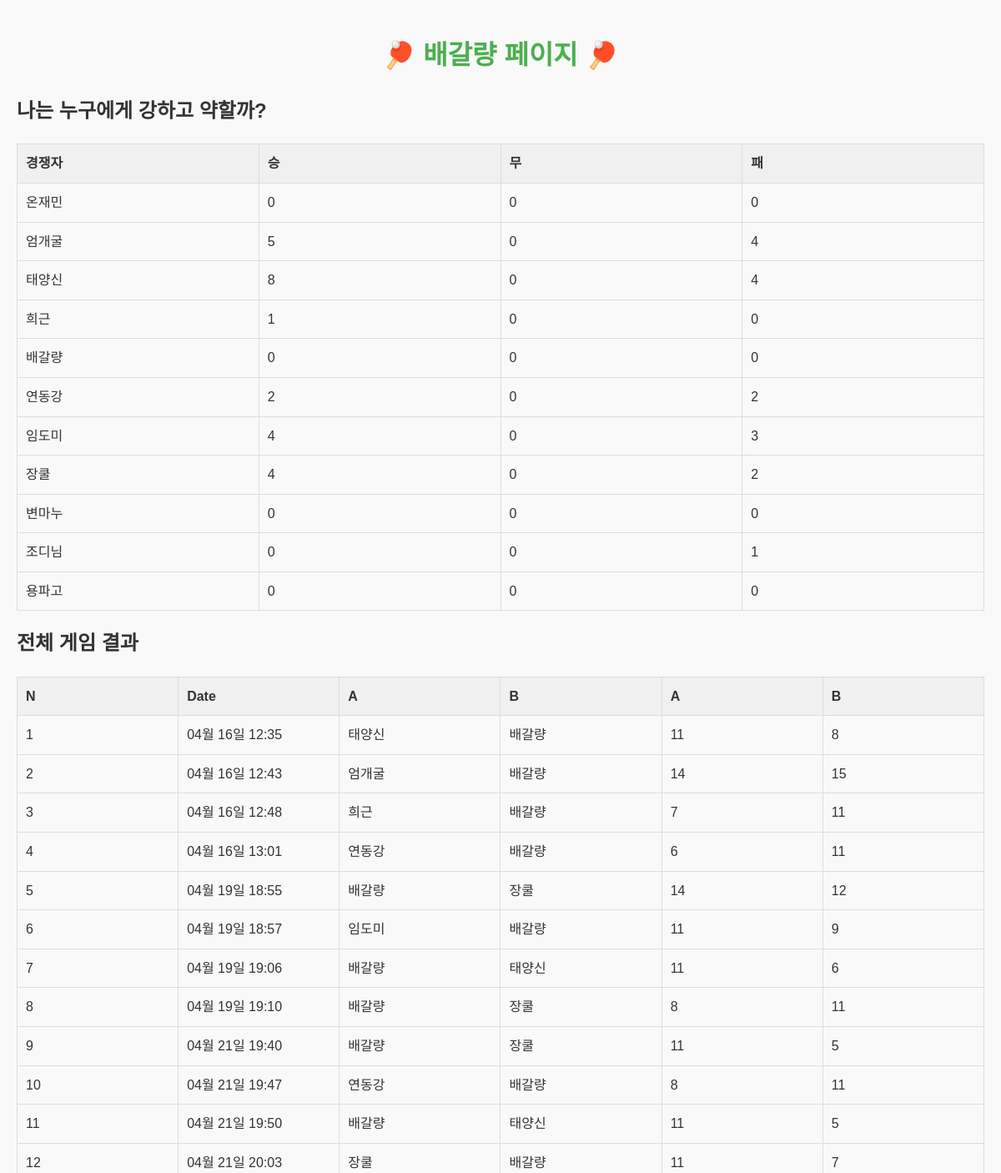
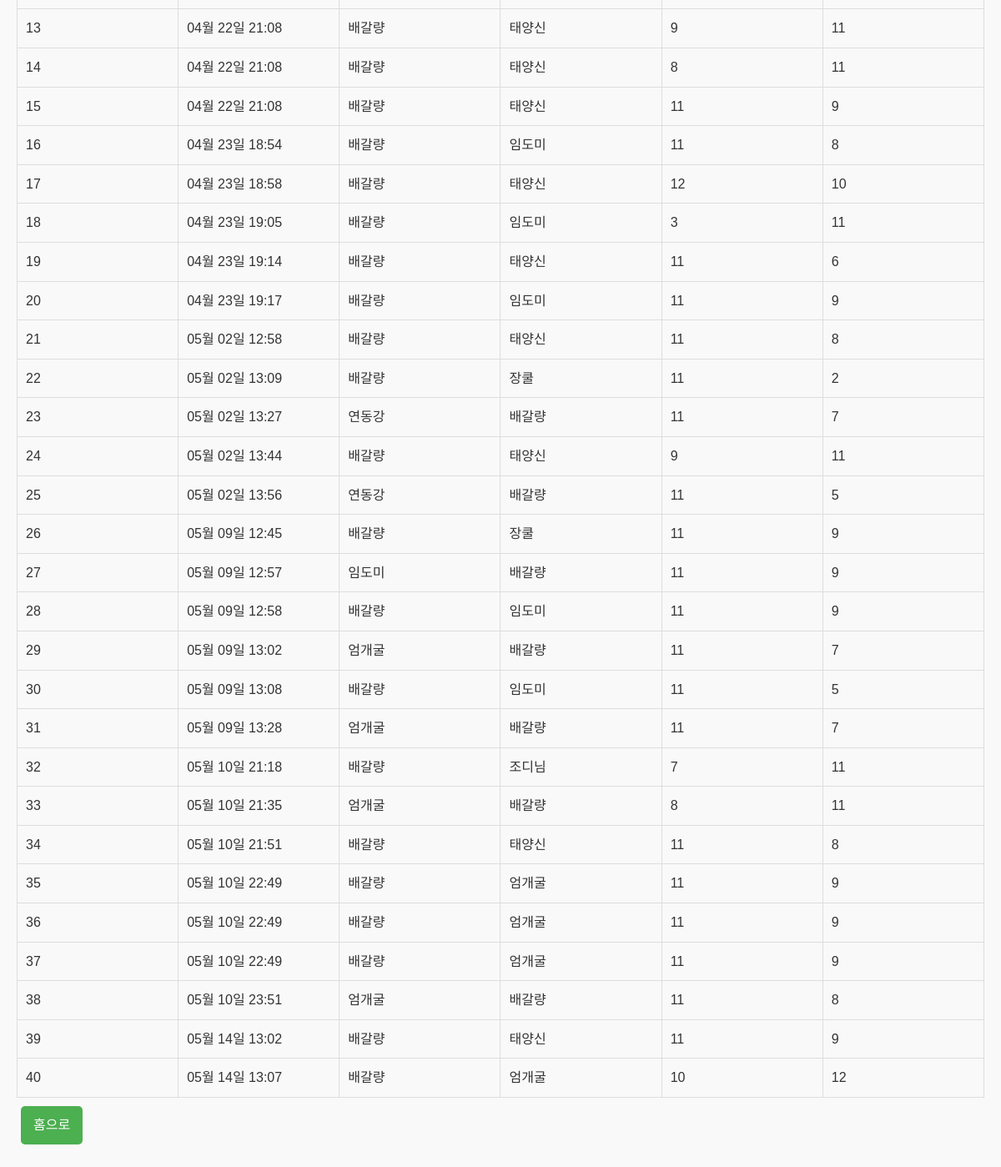
/personal/16, run on an earlier commit of the app's database (2 pictures, top to bottom).
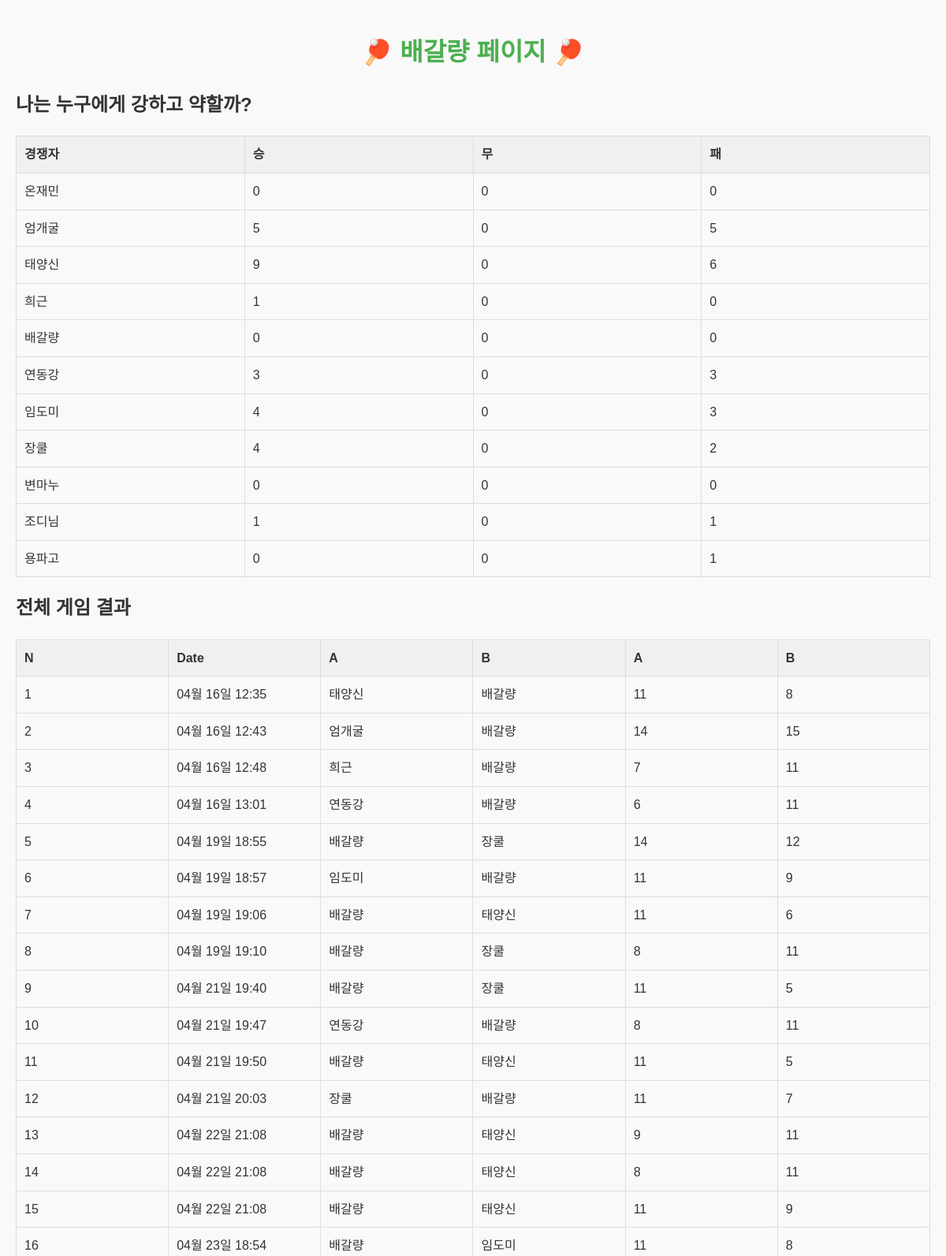
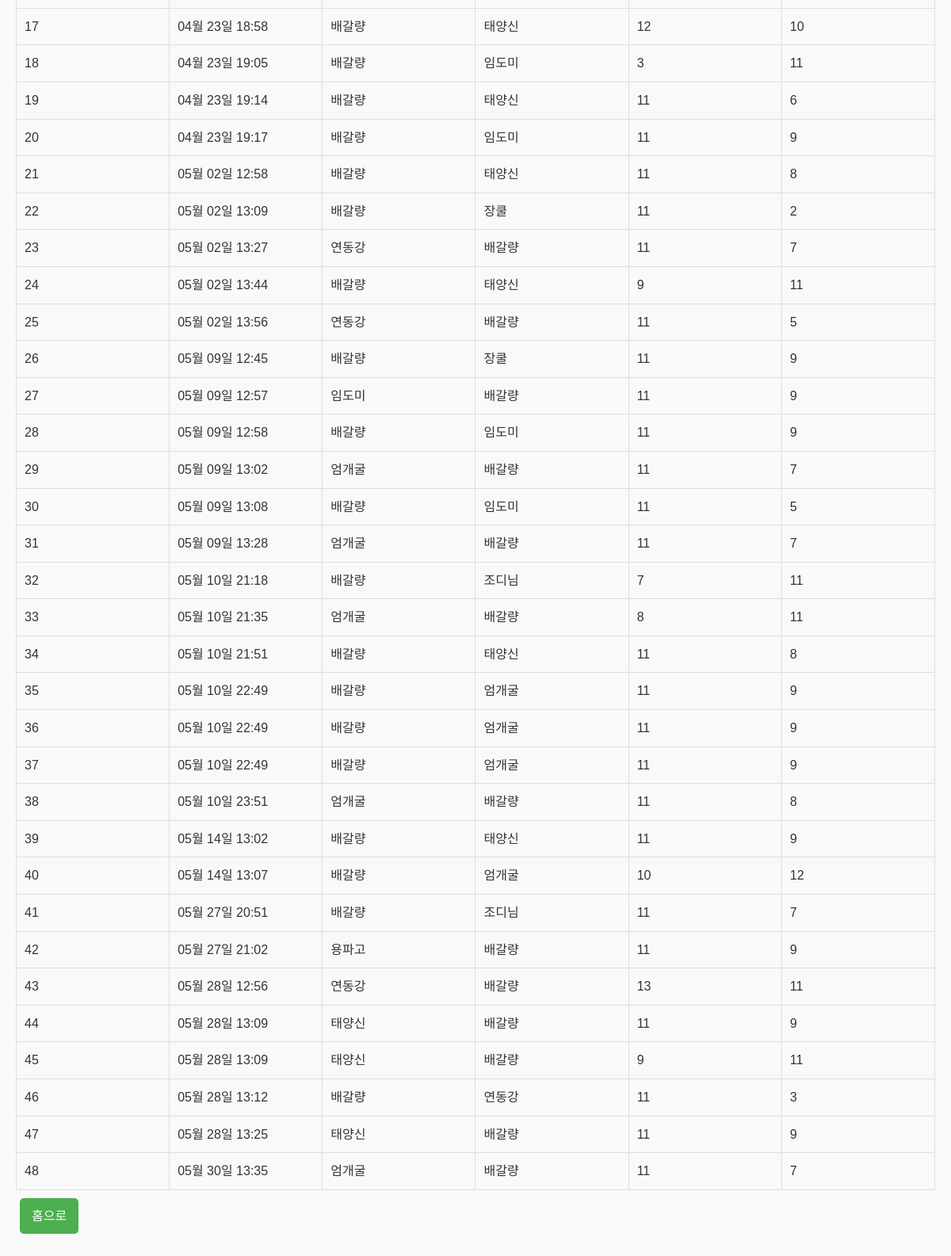
And on a later commit of the database (2 pictures, top to bottom).
### myapp/models.py (models this page shows, shortened)
class User(models.Model):
    name = models.CharField(max_length=5)
    wins = models.IntegerField(default=0)
    draws = models.IntegerField(default=0)
    losses = models.IntegerField(default=0)

class GameResult(models.Model):
    game_number = models.AutoField(primary_key=True)
    datetime = models.DateTimeField()
    player_a = models.ForeignKey(User, on_delete=models.CASCADE, related_name='games_as_player_a')
    player_b = models.ForeignKey(User, on_delete=models.CASCADE, related_name='games_as_player_b')
    score_a = models.IntegerField()
    score_b = models.IntegerField()
    season = models.IntegerField(default=1)  # New field with default value

### myapp/views.py (the view)
# urls.py: path('personal/<int:personal_id>', views.personal, name='personal'),
def personal(request, personal_id):
    personal_data=User.objects.get(id=personal_id)
    users = User.objects.all().order_by('id')
    user_index_map = {user.id: index for index,user in enumerate(users)}
    personal_results = GameResult.objects.filter(
        player_a=personal_data.id
    ) | GameResult.objects.filter(
        player_b=personal_data.id
    )
    score_matrix=[[0,0,0] for _ in range(len(users))] #승무패
    for result in personal_results:
        if result.player_a.id == personal_data.id: #player_a일 때
            row_num=user_index_map[result.player_b.id]
            if result.score_a > result.score_b:
                score_matrix[row_num][0] +=1 #승리
            elif result.score_a == result.score_b:
                score_matrix[row_num][1] +=1 #무승부
            else: #패배
                score_matrix[row_num][2] +=1
        elif result.player_b.id == personal_data.id: #player_b일 때
            row_num=user_index_map[result.player_a.id]
            if result.score_a > result.score_b:
                score_matrix[row_num][2] +=1 #패배
            elif result.score_a == result.score_b:
                score_matrix[row_num][1] +=1
            else: #승리
                score_matrix[row_num][0] +=1
    personal_results = personal_results.order_by("datetime")
    users_scores = zip(users, score_matrix)
    return render(request, 'personal.html',{'personal_data':personal_data, 'personal_results':personal_results, 'users_scores':users_scores } )

### myapp/templates/personal.html (shortened to what this page needs)
{% load static %}
<!DOCTYPE html>
<html lang="en">
  <head>
    <link rel="stylesheet" href="{% static 'myapp/css/personal.css' %}" />
  </head>
  <body>
    <header>
      <h1>🏓 {{personal_data.name}} 페이지 🏓</h1>
    </header>
    <section>
        <h2>나는 누구에게 강하고 약할까?</h2>
        <table border="1">
          <tr>
            <th>경쟁자</th>
            <th>승</th>
            <th>무</th>
            <th>패</th>
          </tr>
          {% for users, scores in users_scores %}
          <tr>
            <td>{{ users.name }}</td>
            <td>{{ scores.0 }}</td>
            <td>{{ scores.1 }}</td>
            <td>{{ scores.2 }}</td>
          </tr>
          {% endfor %}
        </table>
      </section>
    <section>
      <h2>전체 게임 결과</h2>
      <table border="1">
        <tr>
          <th>N</th>
          <th>Date</th>
          <th>A</th>
          <th>B</th>
          <th>A</th>
          <th>B</th>
        </tr>
        {% for result in personal_results %}
        <tr>
          <td>{{ forloop.counter }}</td>
          <td>{{ result.datetime|date:"m월 d일 H:i" }}</td>
          <td>{{ result.player_a.name }}</td>
          <td>{{ result.player_b.name }}</td>
          <td>{{ result.score_a }}</td>
          <td>{{ result.score_b }}</td>
        </tr>
        {% endfor %}
      </table>
    </section>
    <div>{{score_matrix}}
    <a class='button' href="{% url 'home' %}">홈으로</a>
  </body>
</html>

What changed in the data, as far as the page shows it:
changed User "엄개굴": scores "4" → "5"
changed User "태양신": scores "8" → "9"; scores "4" → "6"
changed User "연동강": scores "2" → "3"
changed User "조디님": draws "0" → "1"
changed User "용파고": draws "0" → "1"
added GameResult: datetime "05월 27일 20:51", player_a.name "배갈량", player_b.name "조디님", score_a "11", score_b "7"
added GameResult: datetime "05월 27일 21:02", player_a.name "용파고", player_b.name "배갈량", score_a "11", score_b "9"
added GameResult: datetime "05월 28일 12:56", player_a.name "연동강", player_b.name "배갈량", score_a "13", score_b "11"
added GameResult: datetime "05월 28일 13:09", player_a.name "태양신", player_b.name "배갈량", score_a "11", score_b "9"
added GameResult: datetime "05월 28일 13:09", player_a.name "태양신", player_b.name "배갈량", score_a "9", score_b "11"
added GameResult: datetime "05월 28일 13:12", player_a.name "배갈량", player_b.name "연동강", score_a "11", score_b "3"
added GameResult: datetime "05월 28일 13:25", player_a.name "태양신", player_b.name "배갈량", score_a "11", score_b "9"
added GameResult: datetime "05월 30일 13:35", player_a.name "엄개굴", player_b.name "배갈량", score_a "11", score_b "7"
